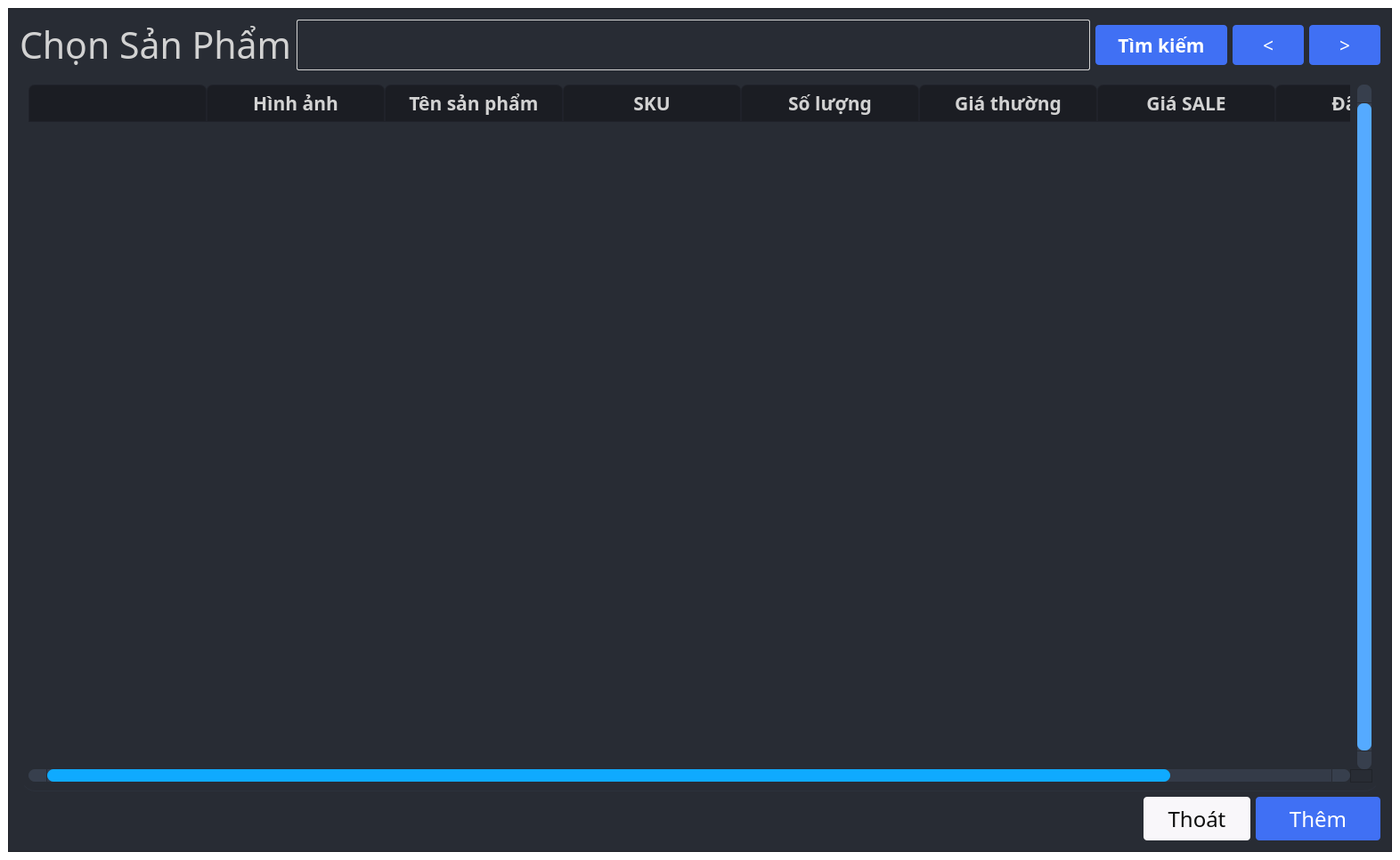
<?xml version="1.0" encoding="UTF-8"?>
<ui version="4.0">
 <class>PopupPushProduct</class>
 <widget class="QMainWindow" name="PopupPushProduct">
  <property name="geometry">
   <rect>
    <x>0</x>
    <y>0</y>
    <width>1572</width>
    <height>966</height>
   </rect>
  </property>
  <property name="windowTitle">
   <string>MainWindow</string>
  </property>
  <property name="styleSheet">
   <string notr="true">        background-color: transparent;</string>
  </property>
  <widget class="QWidget" name="centralwidget">
   <property name="styleSheet">
    <string notr="true">/* SCROLL BARS */
        QScrollBar:horizontal {
            border: none;
            background: rgb(52, 59, 72);
            height: 14px;
            margin: 0px 21px 0 21px;
            border-radius: 0px;
        }
        QScrollBar::handle:horizontal {
            background: rgb(15, 170, 255);
            min-width: 25px;
            border-radius: 7px
        }
        QScrollBar::add-line:horizontal {
            border: none;
            background: rgb(55, 63, 77);
            width: 20px;
            border-top-right-radius: 7px;
            border-bottom-right-radius: 7px;
            subcontrol-position: right;
            subcontrol-origin: margin;
        }
        QScrollBar::sub-line:horizontal {
            border: none;
            background: rgb(55, 63, 77);
            width: 20px;
            border-top-left-radius: 7px;
            border-bottom-left-radius: 7px;
            subcontrol-position: left;
            subcontrol-origin: margin;
        }
        QScrollBar::up-arrow:horizontal, QScrollBar::down-arrow:horizontal
        {
            background: none;
        }
        QScrollBar::add-page:horizontal, QScrollBar::sub-page:horizontal
        {
            background: none;
        }
        QScrollBar:vertical {
            border: none;
            background: rgb(55, 63, 77);
            width: 24px;
                margin: 21px 0 21px 8px;
            border-radius: 0px;
        }
        QScrollBar::handle:vertical {	
            background: rgb(85, 170, 255);
            min-height: 25px;
            border-radius: 7px
        }
        QScrollBar::add-line:vertical {
            border: none;
            background: rgb(55, 63, 77);
            height: 20px;
            margin-left:8px;
            border-bottom-left-radius: 7px;
            border-bottom-right-radius: 7px;
            subcontrol-position: bottom;
            subcontrol-origin: margin;
        }
        QScrollBar::sub-line:vertical {
            border: none;
            background: rgb(55, 63, 77);
            height: 20px;
            margin-left:8px;
            border-top-left-radius: 7px;
            border-top-right-radius: 7px;
            subcontrol-position: top;
            subcontrol-origin: margin;
        }
        QScrollBar::up-arrow:vertical, QScrollBar::down-arrow:vertical {
            background: none;
        }


        QScrollBar::add-page:vertical, QScrollBar::sub-page:vertical {
            background: none;
        }


        
        QTableWidget {	
            background-color: rgb(40, 44, 52);
            padding: 10px;
            border-radius: 18px;
            gridline-color: rgb(44, 49, 60);
            border-bottom: 1px solid rgb(44, 49, 60);
        }
        QTableWidget::item{
            border-color: rgb(44, 49, 60);
            padding-left: 5px;
            padding-right: 5px;
            gridline-color: rgb(44, 49, 60);
        }
        QTableWidget::item:selected{
            background-color: rgb(85, 170, 255);
        }
        QHeaderView::section{
            Background-color: rgb(39, 44, 54);
            max-width: 30px;
            border: 1px solid rgb(44, 49, 60);
            border-style: none;
            border-bottom: 1px solid rgb(44, 49, 60);
            border-right: 1px solid rgb(44, 49, 60);
        }
        QTableWidget::horizontalHeader {	
            background-color: rgb(81, 255, 0);
        }
        QHeaderView::section:horizontal
        {
            border: 1px solid rgb(32, 34, 42);
            background-color: rgb(27, 29, 35);
            padding: 3px;
            border-top-left-radius: 7px;
            border-top-right-radius: 7px;
        }
        QHeaderView::section:vertical
        {
            border: 1px solid rgb(44, 49, 60);
        }


        QPushButton {	
            border: none;
            background-color: transparent;
        }
        QPushButton:hover {
            background-color: rgb(89, 125, 245);
        }
        QPushButton:pressed {	
            background-color: rgb(85, 170, 255);
        }


        QFrame {
            background-color: rgb(40, 44, 52);
            color: rgb(210, 210, 210);
        }

    QPushButton {
        border-radius: 4px;
        padding:8px 25px 7px 25px;
    background-color: rgb(64, 112, 244);
        color: rgb(255, 255, 255);
    }
    QPushButton:hover{
    background-color: rgb(107, 145, 250);
    }
    QPushButton:pressed{
    background-color: rgb(48, 103, 255);
    }
    QPushButton:disabled{
        background-color: rgb(128, 128, 128);
    }

    #btn_cancel{
        background-color: rgb(249, 247, 250);
        color: rgb(14, 14, 14);
    }

    #btn_cancel:hover{
        background-color: rgb(212, 211, 213);
    }
    #btn_cancel:pressed{
        background-color: rgb(48, 103, 255);
    }

    QLineEdit {
    padding-left : 10px;
    border-radius: 2px;
    border: 1px solid rgb(210, 210, 210);
    color: rgb(210, 210, 210);
    }</string>
   </property>
   <layout class="QVBoxLayout" name="verticalLayout">
    <item>
     <widget class="QFrame" name="frame">
      <property name="styleSheet">
       <string notr="true"/>
      </property>
      <property name="frameShape">
       <enum>QFrame::StyledPanel</enum>
      </property>
      <property name="frameShadow">
       <enum>QFrame::Raised</enum>
      </property>
      <layout class="QVBoxLayout" name="verticalLayout_2">
       <property name="leftMargin">
        <number>12</number>
       </property>
       <property name="topMargin">
        <number>12</number>
       </property>
       <property name="rightMargin">
        <number>12</number>
       </property>
       <property name="bottomMargin">
        <number>12</number>
       </property>
       <item>
        <widget class="QFrame" name="frame_2">
         <property name="frameShape">
          <enum>QFrame::NoFrame</enum>
         </property>
         <property name="frameShadow">
          <enum>QFrame::Raised</enum>
         </property>
         <layout class="QHBoxLayout" name="horizontalLayout">
          <property name="leftMargin">
           <number>0</number>
          </property>
          <property name="topMargin">
           <number>0</number>
          </property>
          <property name="rightMargin">
           <number>0</number>
          </property>
          <property name="bottomMargin">
           <number>0</number>
          </property>
          <item>
           <widget class="QLabel" name="label">
            <property name="sizePolicy">
             <sizepolicy hsizetype="Maximum" vsizetype="Preferred">
              <horstretch>0</horstretch>
              <verstretch>0</verstretch>
             </sizepolicy>
            </property>
            <property name="font">
             <font>
              <family>Nunito</family>
              <pointsize>31</pointsize>
             </font>
            </property>
            <property name="text">
             <string>Chọn Sản Phẩm</string>
            </property>
           </widget>
          </item>
          <item>
           <widget class="QFrame" name="frame_3">
            <property name="frameShape">
             <enum>QFrame::NoFrame</enum>
            </property>
            <property name="frameShadow">
             <enum>QFrame::Raised</enum>
            </property>
            <layout class="QHBoxLayout" name="horizontalLayout_3">
             <property name="leftMargin">
              <number>0</number>
             </property>
             <property name="topMargin">
              <number>0</number>
             </property>
             <property name="rightMargin">
              <number>0</number>
             </property>
             <property name="bottomMargin">
              <number>0</number>
             </property>
             <item>
              <widget class="QLineEdit" name="searchLineEdit">
               <property name="sizePolicy">
                <sizepolicy hsizetype="Preferred" vsizetype="Preferred">
                 <horstretch>0</horstretch>
                 <verstretch>0</verstretch>
                </sizepolicy>
               </property>
               <property name="font">
                <font>
                 <family>Nunito</family>
                 <pointsize>16</pointsize>
                </font>
               </property>
               <property name="styleSheet">
                <string notr="true"/>
               </property>
               <property name="inputMask">
                <string/>
               </property>
               <property name="frame">
                <bool>true</bool>
               </property>
               <property name="placeholderText">
                <string/>
               </property>
               <property name="clearButtonEnabled">
                <bool>false</bool>
               </property>
              </widget>
             </item>
             <item>
              <widget class="QPushButton" name="btnSearch">
               <property name="sizePolicy">
                <sizepolicy hsizetype="Maximum" vsizetype="Maximum">
                 <horstretch>0</horstretch>
                 <verstretch>0</verstretch>
                </sizepolicy>
               </property>
               <property name="font">
                <font>
                 <family>Nunito</family>
                 <pointsize>16</pointsize>
                 <weight>75</weight>
                 <bold>true</bold>
                </font>
               </property>
               <property name="text">
                <string>Tìm kiếm</string>
               </property>
              </widget>
             </item>
            </layout>
           </widget>
          </item>
          <item>
           <widget class="QPushButton" name="btn_back">
            <property name="sizePolicy">
             <sizepolicy hsizetype="Maximum" vsizetype="Maximum">
              <horstretch>0</horstretch>
              <verstretch>0</verstretch>
             </sizepolicy>
            </property>
            <property name="maximumSize">
             <size>
              <width>80</width>
              <height>16777215</height>
             </size>
            </property>
            <property name="font">
             <font>
              <family>Nunito</family>
              <pointsize>16</pointsize>
             </font>
            </property>
            <property name="text">
             <string>&lt;</string>
            </property>
           </widget>
          </item>
          <item>
           <widget class="QPushButton" name="btn_forward">
            <property name="sizePolicy">
             <sizepolicy hsizetype="Maximum" vsizetype="Maximum">
              <horstretch>0</horstretch>
              <verstretch>0</verstretch>
             </sizepolicy>
            </property>
            <property name="maximumSize">
             <size>
              <width>80</width>
              <height>16777215</height>
             </size>
            </property>
            <property name="font">
             <font>
              <family>Nunito</family>
              <pointsize>16</pointsize>
             </font>
            </property>
            <property name="text">
             <string>&gt;</string>
            </property>
           </widget>
          </item>
         </layout>
        </widget>
       </item>
       <item>
        <widget class="QTableWidget" name="tableWidget_product_push_shopee">
         <property name="sizePolicy">
          <sizepolicy hsizetype="Expanding" vsizetype="Expanding">
           <horstretch>0</horstretch>
           <verstretch>0</verstretch>
          </sizepolicy>
         </property>
         <property name="font">
          <font>
           <family>Nunito</family>
           <pointsize>16</pointsize>
          </font>
         </property>
         <property name="styleSheet">
          <string notr="true"/>
         </property>
         <property name="frameShape">
          <enum>QFrame::NoFrame</enum>
         </property>
         <property name="verticalScrollBarPolicy">
          <enum>Qt::ScrollBarAlwaysOn</enum>
         </property>
         <property name="sizeAdjustPolicy">
          <enum>QAbstractScrollArea::AdjustToContents</enum>
         </property>
         <property name="editTriggers">
          <set>QAbstractItemView::NoEditTriggers</set>
         </property>
         <property name="alternatingRowColors">
          <bool>false</bool>
         </property>
         <property name="selectionMode">
          <enum>QAbstractItemView::MultiSelection</enum>
         </property>
         <property name="selectionBehavior">
          <enum>QAbstractItemView::SelectRows</enum>
         </property>
         <property name="rowCount">
          <number>0</number>
         </property>
         <property name="columnCount">
          <number>8</number>
         </property>
         <attribute name="horizontalHeaderCascadingSectionResizes">
          <bool>true</bool>
         </attribute>
         <attribute name="horizontalHeaderMinimumSectionSize">
          <number>40</number>
         </attribute>
         <attribute name="horizontalHeaderDefaultSectionSize">
          <number>200</number>
         </attribute>
         <attribute name="horizontalHeaderShowSortIndicator" stdset="0">
          <bool>false</bool>
         </attribute>
         <attribute name="horizontalHeaderStretchLastSection">
          <bool>true</bool>
         </attribute>
         <attribute name="verticalHeaderVisible">
          <bool>false</bool>
         </attribute>
         <attribute name="verticalHeaderCascadingSectionResizes">
          <bool>false</bool>
         </attribute>
         <attribute name="verticalHeaderHighlightSections">
          <bool>false</bool>
         </attribute>
         <attribute name="verticalHeaderStretchLastSection">
          <bool>true</bool>
         </attribute>
         <column>
          <property name="text">
           <string/>
          </property>
         </column>
         <column>
          <property name="text">
           <string>Hình ảnh</string>
          </property>
          <property name="font">
           <font>
            <family>Nunito</family>
            <pointsize>16</pointsize>
            <weight>75</weight>
            <bold>true</bold>
           </font>
          </property>
         </column>
         <column>
          <property name="text">
           <string>Tên sản phẩm</string>
          </property>
          <property name="font">
           <font>
            <family>Nunito</family>
            <pointsize>16</pointsize>
            <weight>75</weight>
            <bold>true</bold>
           </font>
          </property>
         </column>
         <column>
          <property name="text">
           <string>SKU</string>
          </property>
          <property name="font">
           <font>
            <family>Nunito</family>
            <pointsize>16</pointsize>
            <weight>75</weight>
            <bold>true</bold>
           </font>
          </property>
         </column>
         <column>
          <property name="text">
           <string>Số lượng</string>
          </property>
          <property name="font">
           <font>
            <family>Nunito</family>
            <pointsize>16</pointsize>
            <weight>75</weight>
            <bold>true</bold>
           </font>
          </property>
         </column>
         <column>
          <property name="text">
           <string>Giá thường</string>
          </property>
          <property name="font">
           <font>
            <family>Nunito</family>
            <pointsize>16</pointsize>
            <weight>75</weight>
            <bold>true</bold>
           </font>
          </property>
         </column>
         <column>
          <property name="text">
           <string>Giá SALE</string>
          </property>
          <property name="font">
           <font>
            <family>Nunito</family>
            <pointsize>16</pointsize>
            <weight>75</weight>
            <bold>true</bold>
           </font>
          </property>
         </column>
         <column>
          <property name="text">
           <string>Đã bán</string>
          </property>
          <property name="font">
           <font>
            <family>Nunito</family>
            <pointsize>16</pointsize>
            <weight>75</weight>
            <bold>true</bold>
           </font>
          </property>
         </column>
        </widget>
       </item>
       <item>
        <widget class="QFrame" name="frame_4">
         <property name="frameShape">
          <enum>QFrame::NoFrame</enum>
         </property>
         <property name="frameShadow">
          <enum>QFrame::Raised</enum>
         </property>
         <layout class="QHBoxLayout" name="horizontalLayout_2">
          <property name="leftMargin">
           <number>0</number>
          </property>
          <property name="topMargin">
           <number>0</number>
          </property>
          <property name="rightMargin">
           <number>0</number>
          </property>
          <property name="bottomMargin">
           <number>0</number>
          </property>
          <item>
           <widget class="QFrame" name="frame_5">
            <property name="frameShape">
             <enum>QFrame::NoFrame</enum>
            </property>
            <property name="frameShadow">
             <enum>QFrame::Raised</enum>
            </property>
           </widget>
          </item>
          <item>
           <widget class="QPushButton" name="btn_cancel">
            <property name="maximumSize">
             <size>
              <width>120</width>
              <height>16777215</height>
             </size>
            </property>
            <property name="font">
             <font>
              <family>Nunito</family>
              <pointsize>18</pointsize>
             </font>
            </property>
            <property name="text">
             <string>Thoát</string>
            </property>
           </widget>
          </item>
          <item>
           <widget class="QPushButton" name="btn_confirm">
            <property name="maximumSize">
             <size>
              <width>140</width>
              <height>16777215</height>
             </size>
            </property>
            <property name="font">
             <font>
              <family>Nunito</family>
              <pointsize>18</pointsize>
             </font>
            </property>
            <property name="text">
             <string>Thêm</string>
            </property>
           </widget>
          </item>
         </layout>
        </widget>
       </item>
      </layout>
     </widget>
    </item>
   </layout>
  </widget>
 </widget>
 <resources/>
 <connections/>
</ui>
